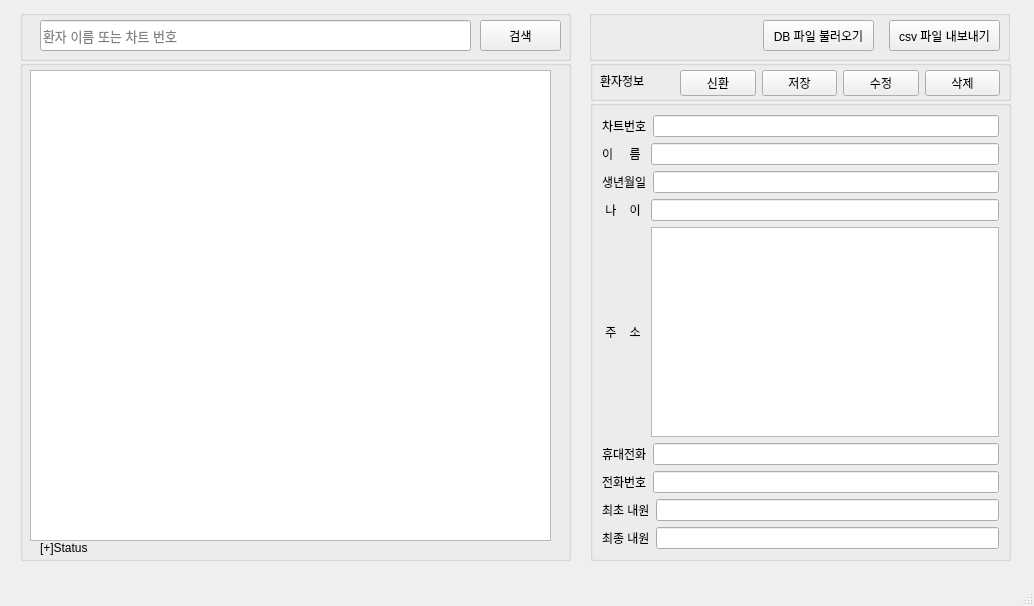
<?xml version="1.0" encoding="UTF-8"?>
<ui version="4.0">
 <class>MainWindow</class>
 <widget class="QMainWindow" name="MainWindow">
  <property name="geometry">
   <rect>
    <x>0</x>
    <y>0</y>
    <width>1034</width>
    <height>606</height>
   </rect>
  </property>
  <property name="contextMenuPolicy">
   <enum>Qt::DefaultContextMenu</enum>
  </property>
  <property name="windowTitle">
   <string>MainWindow</string>
  </property>
  <widget class="QWidget" name="centralwidget">
   <widget class="QLabel" name="label">
    <property name="geometry">
     <rect>
      <x>40</x>
      <y>532</y>
      <width>111</width>
      <height>31</height>
     </rect>
    </property>
    <property name="text">
     <string>[+]Status</string>
    </property>
   </widget>
   <widget class="QGroupBox" name="groupBox">
    <property name="geometry">
     <rect>
      <x>590</x>
      <y>100</y>
      <width>421</width>
      <height>461</height>
     </rect>
    </property>
    <property name="title">
     <string/>
    </property>
    <layout class="QVBoxLayout" name="verticalLayout">
     <item>
      <layout class="QHBoxLayout" name="horizontalLayout">
       <item>
        <widget class="QLabel" name="label_pntuid">
         <property name="text">
          <string>차트번호</string>
         </property>
        </widget>
       </item>
       <item>
        <widget class="QLineEdit" name="lineEdit_pntuid">
         <property name="readOnly">
          <bool>false</bool>
         </property>
        </widget>
       </item>
      </layout>
     </item>
     <item>
      <layout class="QHBoxLayout" name="horizontalLayout_2">
       <item>
        <widget class="QLabel" name="label_pntname">
         <property name="text">
          <string>이     름 </string>
         </property>
        </widget>
       </item>
       <item>
        <widget class="QLineEdit" name="lineEdit_pntname"/>
       </item>
      </layout>
     </item>
     <item>
      <layout class="QHBoxLayout" name="horizontalLayout_3">
       <item>
        <widget class="QLabel" name="label_birthdate">
         <property name="text">
          <string>생년월일</string>
         </property>
        </widget>
       </item>
       <item>
        <widget class="QLineEdit" name="lineEdit_birthdate"/>
       </item>
      </layout>
     </item>
     <item>
      <layout class="QHBoxLayout" name="horizontalLayout_4">
       <item>
        <widget class="QLabel" name="label_age">
         <property name="text">
          <string> 나    이 </string>
         </property>
        </widget>
       </item>
       <item>
        <widget class="QLineEdit" name="lineEdit_age">
         <property name="readOnly">
          <bool>true</bool>
         </property>
        </widget>
       </item>
      </layout>
     </item>
     <item>
      <layout class="QHBoxLayout" name="horizontalLayout_5">
       <item>
        <widget class="QLabel" name="label_adrr">
         <property name="text">
          <string> 주    소 </string>
         </property>
        </widget>
       </item>
       <item>
        <widget class="QTextEdit" name="textEdit_adrr"/>
       </item>
      </layout>
     </item>
     <item>
      <layout class="QHBoxLayout" name="horizontalLayout_6">
       <item>
        <widget class="QLabel" name="label_hpno">
         <property name="text">
          <string>휴대전화</string>
         </property>
        </widget>
       </item>
       <item>
        <widget class="QLineEdit" name="lineEdit_hpno"/>
       </item>
      </layout>
     </item>
     <item>
      <layout class="QHBoxLayout" name="horizontalLayout_7">
       <item>
        <widget class="QLabel" name="label_hometel">
         <property name="text">
          <string>전화번호</string>
         </property>
        </widget>
       </item>
       <item>
        <widget class="QLineEdit" name="lineEdit_hometel"/>
       </item>
      </layout>
     </item>
     <item>
      <layout class="QHBoxLayout" name="horizontalLayout_8">
       <item>
        <widget class="QLabel" name="label_FirstVisitDate">
         <property name="text">
          <string>최초 내원</string>
         </property>
        </widget>
       </item>
       <item>
        <widget class="QLineEdit" name="lineEdit_FirstVisitDate"/>
       </item>
      </layout>
     </item>
     <item>
      <layout class="QHBoxLayout" name="horizontalLayout_9">
       <item>
        <widget class="QLabel" name="label_LastVisitDate">
         <property name="text">
          <string>최종 내원</string>
         </property>
        </widget>
       </item>
       <item>
        <widget class="QLineEdit" name="lineEdit_LastVisitDate"/>
       </item>
      </layout>
     </item>
    </layout>
   </widget>
   <widget class="QGroupBox" name="groupBox_3">
    <property name="geometry">
     <rect>
      <x>20</x>
      <y>60</y>
      <width>551</width>
      <height>501</height>
     </rect>
    </property>
    <property name="autoFillBackground">
     <bool>false</bool>
    </property>
    <property name="title">
     <string/>
    </property>
    <widget class="QTableView" name="tableView">
     <property name="geometry">
      <rect>
       <x>10</x>
       <y>10</y>
       <width>521</width>
       <height>471</height>
      </rect>
     </property>
     <property name="alternatingRowColors">
      <bool>true</bool>
     </property>
     <property name="selectionBehavior">
      <enum>QAbstractItemView::SelectRows</enum>
     </property>
     <property name="horizontalScrollMode">
      <enum>QAbstractItemView::ScrollPerItem</enum>
     </property>
     <property name="sortingEnabled">
      <bool>true</bool>
     </property>
    </widget>
   </widget>
   <widget class="QGroupBox" name="groupBox_2">
    <property name="geometry">
     <rect>
      <x>590</x>
      <y>60</y>
      <width>421</width>
      <height>41</height>
     </rect>
    </property>
    <property name="title">
     <string/>
    </property>
    <widget class="QLabel" name="label_2">
     <property name="geometry">
      <rect>
       <x>10</x>
       <y>10</y>
       <width>61</width>
       <height>21</height>
      </rect>
     </property>
     <property name="text">
      <string>환자정보</string>
     </property>
    </widget>
    <widget class="QWidget" name="layoutWidget">
     <property name="geometry">
      <rect>
       <x>90</x>
       <y>10</y>
       <width>320</width>
       <height>26</height>
      </rect>
     </property>
     <layout class="QHBoxLayout" name="horizontalLayout_10">
      <item>
       <widget class="QPushButton" name="pushButton_newpatient">
        <property name="text">
         <string>신환</string>
        </property>
       </widget>
      </item>
      <item>
       <widget class="QPushButton" name="pushButton_save">
        <property name="text">
         <string>저장</string>
        </property>
       </widget>
      </item>
      <item>
       <widget class="QPushButton" name="pushButton_Edit">
        <property name="text">
         <string>수정</string>
        </property>
       </widget>
      </item>
      <item>
       <widget class="QPushButton" name="pushButton_delete">
        <property name="text">
         <string>삭제</string>
        </property>
       </widget>
      </item>
     </layout>
    </widget>
   </widget>
   <widget class="QGroupBox" name="groupBox_4">
    <property name="geometry">
     <rect>
      <x>20</x>
      <y>10</y>
      <width>551</width>
      <height>51</height>
     </rect>
    </property>
    <property name="title">
     <string/>
    </property>
    <widget class="QLineEdit" name="lineEdit_search">
     <property name="geometry">
      <rect>
       <x>20</x>
       <y>10</y>
       <width>431</width>
       <height>31</height>
      </rect>
     </property>
     <property name="font">
      <font>
       <pointsize>10</pointsize>
      </font>
     </property>
     <property name="cursor">
      <cursorShape>IBeamCursor</cursorShape>
     </property>
     <property name="focusPolicy">
      <enum>Qt::ClickFocus</enum>
     </property>
     <property name="autoFillBackground">
      <bool>false</bool>
     </property>
     <property name="text">
      <string/>
     </property>
     <property name="frame">
      <bool>true</bool>
     </property>
     <property name="dragEnabled">
      <bool>false</bool>
     </property>
     <property name="placeholderText">
      <string>환자 이름 또는 차트 번호</string>
     </property>
     <property name="clearButtonEnabled">
      <bool>true</bool>
     </property>
    </widget>
    <widget class="QPushButton" name="pushButton_search">
     <property name="geometry">
      <rect>
       <x>460</x>
       <y>10</y>
       <width>81</width>
       <height>31</height>
      </rect>
     </property>
     <property name="text">
      <string>검색</string>
     </property>
    </widget>
   </widget>
   <widget class="QGroupBox" name="groupBox_5">
    <property name="geometry">
     <rect>
      <x>589</x>
      <y>10</y>
      <width>421</width>
      <height>51</height>
     </rect>
    </property>
    <property name="title">
     <string/>
    </property>
    <widget class="QPushButton" name="pushButton_exportCSV">
     <property name="geometry">
      <rect>
       <x>300</x>
       <y>10</y>
       <width>111</width>
       <height>31</height>
      </rect>
     </property>
     <property name="text">
      <string>csv 파일 내보내기</string>
     </property>
    </widget>
    <widget class="QPushButton" name="pushButton_Load_DB">
     <property name="geometry">
      <rect>
       <x>174</x>
       <y>10</y>
       <width>111</width>
       <height>31</height>
      </rect>
     </property>
     <property name="text">
      <string>DB 파일 불러오기</string>
     </property>
    </widget>
   </widget>
  </widget>
  <widget class="QMenuBar" name="menubar">
   <property name="geometry">
    <rect>
     <x>0</x>
     <y>0</y>
     <width>1034</width>
     <height>22</height>
    </rect>
   </property>
  </widget>
  <widget class="QStatusBar" name="statusbar"/>
 </widget>
 <resources/>
 <connections/>
</ui>
